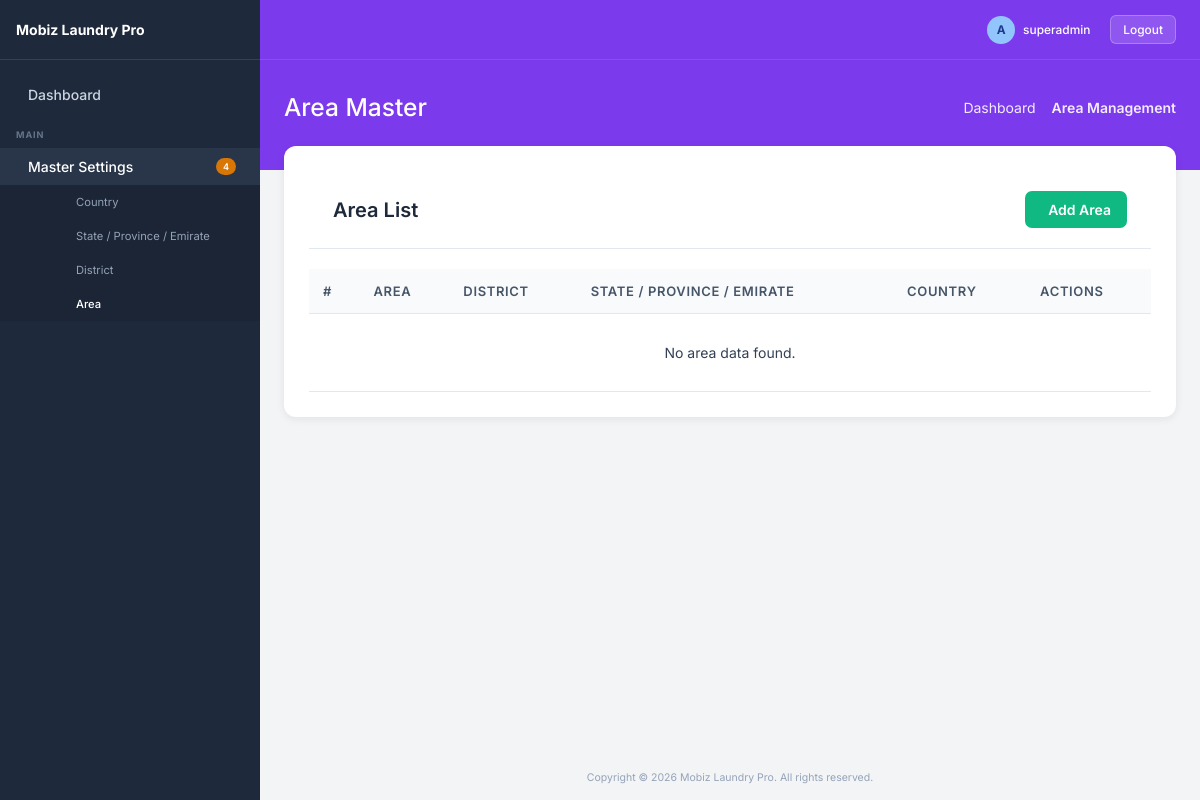
The page /master/area/ on the database as committed earlier.
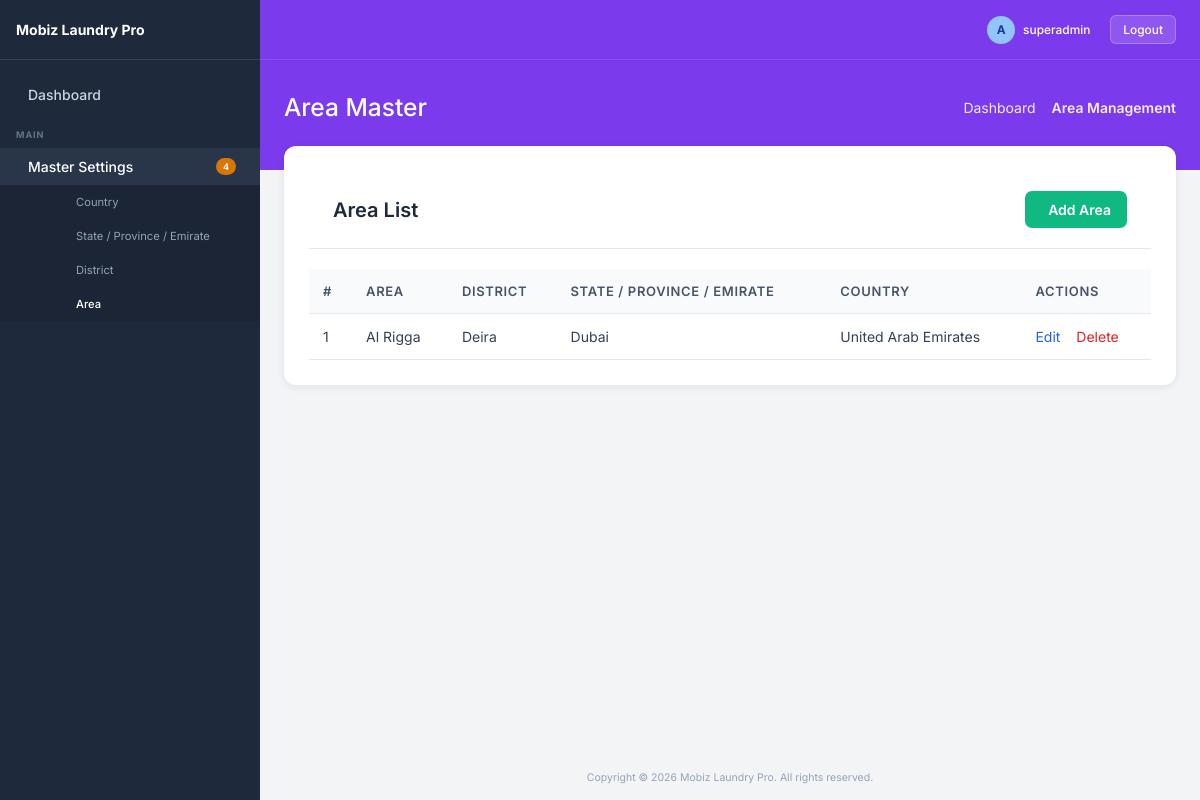
The same page on the database as committed later.
### master/models.py (models this page shows, shortened)
class Area(models.Model):
    id = models.UUIDField(primary_key=True, default=uuid.uuid4, editable=False)
    district = models.ForeignKey(District, on_delete=models.CASCADE, related_name='areas')
    name = models.CharField(max_length=100)

class District(models.Model):
    id = models.UUIDField(primary_key=True, default=uuid.uuid4, editable=False)
    state = models.ForeignKey(State, on_delete=models.CASCADE, related_name='districts')
    name = models.CharField(max_length=100)

class State(models.Model):
    id = models.UUIDField(primary_key=True, default=uuid.uuid4, editable=False)
    country = models.ForeignKey(Country, on_delete=models.CASCADE, related_name='states')
    name = models.CharField(max_length=100)

class Country(models.Model):
    id = models.UUIDField(primary_key=True,default=uuid.uuid4,editable=False)
    name = models.CharField(max_length=100)
    currency_code = models.CharField(max_length=10, blank=True, null=True)
    currency_symbol = models.CharField(max_length=10, blank=True, null=True)

### master/views.py (the view)
# urls.py: path('area/', views.area_list, name='area_list'),
def area_list(request):
    areas = Area.objects.select_related(
        'district',
        'district__state',
        'district__state__country'
    ).all().order_by('name')
    return render(request, 'area/list.html', {
        'areas': areas
    })

### master/templates/area/list.html (shortened to what this page needs)
{% extends 'base.html' %}
{% block page_title %}Area Master{% endblock %}
{% block breadcrumb_active %}Area Management{% endblock %}
{% block content %}
<div class="premium-table-container">
    <div class="list-header">
        <div class="list-title">
            Area List
        </div>
        <a href="{% url 'area_create' %}" class="btn-create">
            Add Area
        </a>
    </div>
    <table class="premium-table">
        <thead>
            <tr>
                <th>#</th>
                <th>Area</th>
                <th>District</th>
                <th>State / Province / Emirate</th>
                <th>Country</th>
                <th>Actions</th>
            </tr>
        </thead>
        <tbody>
            {% for area in areas %}
            <tr>
                <td>{{ forloop.counter }}</td>
                <td>
                    {{ area.name }}
                </td>
                <td>
                    {{ area.district.name }}
                </td>
                <td>
                    {{ area.district.state.name }}
                </td>
                <td>
                    {{ area.district.state.country.name }}
                </td>
                <td>
                    <a href="{% url 'area_edit' area.id %}" class="btn-edit">
                        Edit
                    </a>
                    <a href="{% url 'area_delete' area.id %}"
                       class="btn-delete"
                       onclick="return confirm('Are you sure you want to delete this area?');">
                        Delete
                    </a>
                </td>
            </tr>
            {% empty %}
            <tr>
                <td colspan="6" class="empty-row">
                    No area data found.
                </td>
            </tr>
            {% endfor %}
        </tbody>
    </table>
</div>
{% endblock %}

### templates/base.html (shortened to what this page needs)
<!DOCTYPE html>
<html lang="en">
<head>
</head>
<body>
    <aside class="sidebar">
        <div class="sidebar-header">
            <span>Mobiz Laundry Pro</span>
        </div>
        <div class="sidebar-content">
            <a href="{% url 'dashboard' %}"
               class="nav-item {% if request.resolver_match.url_name == 'dashboard' %}active{% endif %}">
                <div class="nav-item-left">
                    <span>Dashboard</span>
                </div>
            </a>
            <div class="nav-section-title">
                MAIN
            </div>
            <div>
                <div
                    class="nav-item
                    {% if request.resolver_match.url_name == 'country_list' or request.resolver_match.url_name == 'country_create' or request.resolver_match.url_name == 'country_edit' or request.resolver_match.url_name == 'state_list' or request.resolver_match.url_name == 'state_create' or request.resolver_match.url_name == 'state_edit' or request.resolver_match.url_name == 'district_list' or request.resolver_match.url_name == 'district_create' or request.resolver_match.url_name == 'district_edit' or request.resolver_match.url_name == 'area_list' or request.resolver_match.url_name == 'area_create' or request.resolver_match.url_name == 'area_edit' %}active open{% endif %}"
                    onclick="toggleMasterSettings()"
                >
                    <div class="nav-item-left">
                        <span>Master Settings</span>
                    </div>
                    <span class="nav-badge">
                        4
                    </span>
                </div>
                <div
                    id="masterSettingsMenu"
                    class="nav-submenu
                    {% if request.resolver_match.url_name == 'country_list' or request.resolver_match.url_name == 'country_create' or request.resolver_match.url_name == 'country_edit' or request.resolver_match.url_name == 'state_list' or request.resolver_match.url_name == 'state_create' or request.resolver_match.url_name == 'state_edit' or request.resolver_match.url_name == 'district_list' or request.resolver_match.url_name == 'district_create' or request.resolver_match.url_name == 'district_edit' or request.resolver_match.url_name == 'area_list' or request.resolver_match.url_name == 'area_create' or request.resolver_match.url_name == 'area_edit' %}open{% endif %}"
                >
                    <a
                        href="{% url 'country_list' %}"
                        class="{% if request.resolver_match.url_name == 'country_list' or request.resolver_match.url_name == 'country_create' or request.resolver_match.url_name == 'country_edit' %}active{% endif %}"
                    >
                        Country
                    </a>
                    <a
                        href="{% url 'state_list' %}"
                        class="{% if request.resolver_match.url_name == 'state_list' or request.resolver_match.url_name == 'state_create' or request.resolver_match.url_name == 'state_edit' %}active{% endif %}"
                    >
                        State / Province / Emirate
                    </a>
                    <a
                        href="{% url 'district_list' %}"
                        class="{% if request.resolver_match.url_name == 'district_list' or request.resolver_match.url_name == 'district_create' or request.resolver_match.url_name == 'district_edit' %}active{% endif %}"
                    >
                        District
                    </a>
                    <a
                        href="{% url 'area_list' %}"
                        class="{% if request.resolver_match.url_name == 'area_list' or request.resolver_match.url_name == 'area_create' or request.resolver_match.url_name == 'area_edit' %}active{% endif %}"
                    >
                        Area
                    </a>
                </div>
            </div>
        </div>
    </aside>
    <div class="main-wrapper">
        <div class="top-banner">
            <div class="top-navbar">
                <div class="navbar-right">
                    <div style="display:flex; align-items:center; gap:8px;">
                        <span
                            style="
                                display:inline-block;
                                width:28px;
                                height:28px;
                                border-radius:50%;
                                background:#93c5fd;
                                color:#1e3a8a;
                                text-align:center;
                                line-height:28px;
                                font-weight:bold;
                            "
                        >
                            A
                        </span>
                        <span>
                            superadmin
                        </span>
                    </div>
                    <a
                        href="/admin/"
                        style="
                            background:rgba(255,255,255,0.15);
                            border:1px solid rgba(255,255,255,0.25);
                            color:white;
                            padding:6px 12px;
                            border-radius:6px;
                            text-decoration:none;
                            font-size:0.85rem;
                            font-weight:500;
                        "
                    >
                        Logout
                    </a>
                </div>
            </div>
            <div class="banner-header">
                <div class="banner-title">
                    {% block page_title %}{% endblock %}
                </div>
                <div class="banner-breadcrumbs">
                    <a href="{% url 'dashboard' %}">
                        Dashboard
                    </a>
                    <span style="font-weight:600;">
                        {% block breadcrumb_active %}{% endblock %}
                    </span>
                </div>
            </div>
        </div>
        <div class="content-area">
            {% block content %}
            {% endblock %}
        </div>
        <div class="footer">
            Copyright © 2026 Mobiz Laundry Pro. All rights reserved.
        </div>
    </div>
</body>
</html>

### templates/base.html (style rules this page uses)
:root { --bg-sidebar: #1e293b; --bg-sidebar-active: #29364a; --bg-body: #f3f4f6; --bg-banner: #7c3aed; --text-sidebar: #cbd5e1; --text-sidebar-hover: #ffffff; --sidebar-border: #334155; --badge-bg: #d97706; --badge-text: #ffffff; --sidebar-width: 260px; }
* { margin: 0; padding: 0; box-sizing: border-box; font-family: 'Inter', sans-serif; font-size: 14px; }
body { background-color: var(--bg-body); color: #1e293b; display: flex; min-height: 100vh; overflow-x: hidden; }
.sidebar { width: var(--sidebar-width); background-color: var(--bg-sidebar); display: flex; flex-direction: column; position: fixed; left: 0; top: 0; height: 100vh; overflow-y: auto; z-index: 100; }
.sidebar-header { padding: 16px; font-size: 1.1rem; font-weight: 700; display: flex; align-items: center; gap: 12px; color: white; border-bottom: 1px solid var(--sidebar-border); height: 60px; flex-shrink: 0; }
.sidebar-content { padding: 16px 0; }
.nav-section-title { color: #64748b; font-size: 0.65rem; text-transform: uppercase; letter-spacing: 0.1em; font-weight: 700; margin: 16px 16px 8px 16px; }
.nav-item { display: flex; align-items: center; justify-content: space-between; width: 100%; padding: 10px 16px; color: var(--text-sidebar); text-decoration: none; font-size: 0.85rem; font-weight: 500; cursor: pointer; transition: color 0.2s, background-color 0.2s; }
.nav-item.active { color: #ffffff; background-color: var(--bg-sidebar-active); }
.nav-item-left { display: flex; align-items: center; gap: 12px; }
.nav-badge { background-color: var(--badge-bg); color: var(--badge-text); font-size: 0.65rem; font-weight: 600; padding: 3px 7px; border-radius: 12px; margin-left: auto; margin-right: 8px; }
.nav-submenu { background-color: rgba(0, 0, 0, 0.10); max-height: 0; overflow: hidden; transition: max-height 0.3s ease; }
.nav-submenu.open { max-height: 500px; }
.nav-submenu a { display: block; padding: 10px 16px 10px 76px; color: #94a3b8; text-decoration: none; font-size: 0.8rem; font-weight: 400; transition: color 0.2s, background-color 0.2s; }
.nav-submenu a.active { color: white; font-weight: 500; }
.main-wrapper { flex: 1; margin-left: var(--sidebar-width); display: flex; flex-direction: column; min-height: 100vh; }
.top-banner { background-color: var(--bg-banner); color: white; display: flex; flex-direction: column; }
.top-navbar { height: 60px; display: flex; align-items: center; justify-content: space-between; padding: 0 24px; border-bottom: 1px solid rgba(255, 255, 255, 0.1); }
.navbar-right { display: flex; align-items: center; gap: 20px; }
.navbar-right span { font-size: 0.85rem; font-weight: 500; }
.banner-header { padding: 32px 24px 48px 24px; display: flex; justify-content: space-between; align-items: center; }
.banner-title { font-size: 1.75rem; font-weight: 500; }
.banner-breadcrumbs { font-size: 0.75rem; display: flex; align-items: center; gap: 8px; opacity: 0.9; }
.banner-breadcrumbs a { color: white; text-decoration: none; }
.content-area { padding: 0 24px 24px 24px; margin-top: -24px; flex: 1; }
.list-header { padding: 20px 24px; border-bottom: 1px solid #e2e8f0; display: flex; justify-content: space-between; align-items: center; }
.btn-create { background: #10b981; color: white; padding: 10px 20px; border-radius: 8px; text-decoration: none; font-size: 0.9rem; font-weight: 500; display: flex; align-items: center; gap: 8px; border: none; cursor: pointer; transition: background 0.2s; }
.premium-table { width: 100%; border-collapse: collapse; text-align: left; }
.premium-table th { background-color: #f8fafc; color: #64748b; font-size: 0.75rem; text-transform: uppercase; letter-spacing: 0.05em; padding: 14px 24px; font-weight: 600; }
.premium-table td { padding: 16px 24px; font-size: 0.9rem; color: #334155; border-bottom: 1px solid #f1f5f9; vertical-align: middle; }
.footer { margin-top: auto; padding: 16px; text-align: center; color: #94a3b8; font-size: 0.75rem; }

Rows that differ between the two databases and show on the page:
added Area: name "Al Rigga", district.name "Deira", district.state.name "Dubai", district.state.country.name "United Arab Emirates"
Other text that changed with them:
text no longer shown: "No area data found."
